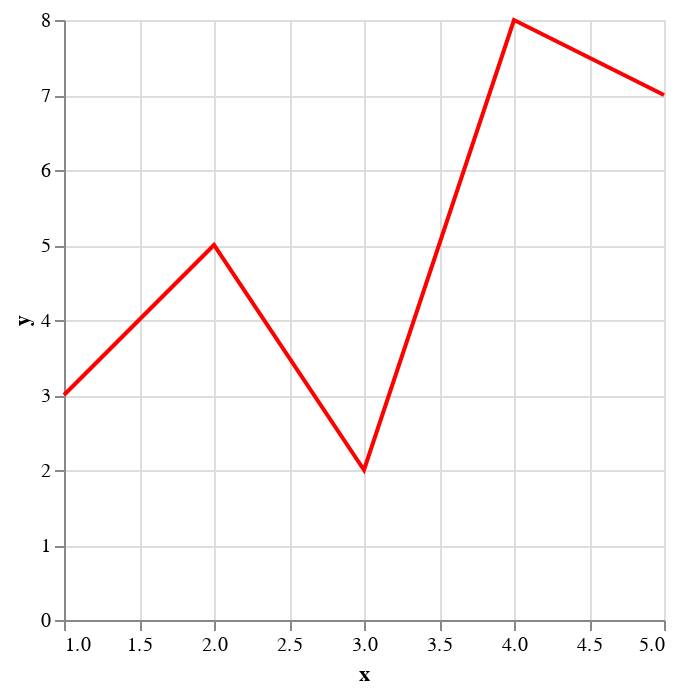

Notebook cell for this chart:
### Code cell
# line chart
# great for time series data or data that is ordered by x-axis values

# create dataframe
df = pd.DataFrame({
    'x': [1, 2, 3, 4, 5],
    'y': [3, 5, 2, 8, 7]
})

# create line chart
line_chart = (
    alt
    .Chart(df)
    .mark_line(
        color='red' # change the color of the line
        )
    .encode(
        x='x',
        y='y'
    )
)

line_chart

### Figure 1 — Vega-Lite specification as saved in the notebook (floating-point values rounded to 4 significant figures)
{"config": {"view": {"continuousWidth": 300, "continuousHeight": 300}}, "data": {"name": "data-01b76ffabb54f53a18a86df60179bc55"}, "mark": {"type": "line", "color": "red"}, "encoding": {"x": {"field": "x", "type": "quantitative"}, "y": {"field": "y", "type": "quantitative"}}, "$schema": "https://vega.github.io/schema/vega-lite/v5.15.1.json", "datasets": {"data-01b76ffabb54f53a18a86df60179bc55": [{"x": 1, "y": 3}, {"x": 2, "y": 5}, {"x": 3, "y": 2}, {"x": 4, "y": 8}, {"x": 5, "y": 7}]}}
